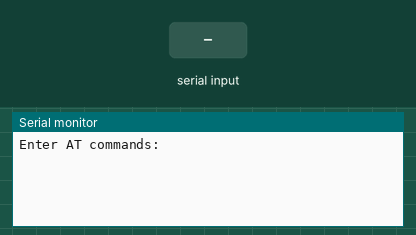
This sketch was run on a simulated Arduino Mega 2560, built with avr-gcc and run on an emulated ATmega2560. Parts: the last lines printed to the serial monitor. Inputs (shaded band) come from the test bench.

Above: at 1.2 s.
1.3 s: "1" received over the second serial link
At 2.4 s:
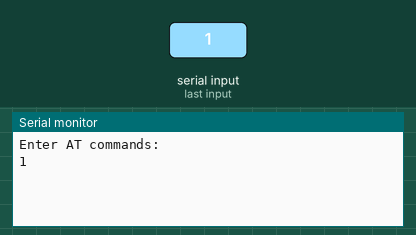
2.8 s: "0" received over the second serial link
At 3.5 s:
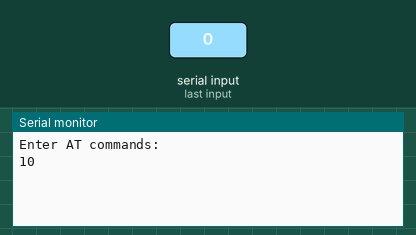

The sketch:

Prueba_1_BT.ino
```cpp
#include <SoftwareSerial.h>
extern HardwareSerial Serial2;

void setup() {

Serial.begin(9600);

Serial.println("Enter AT commands:");

Serial2.begin(115200);

}

void loop()

{

if (Serial2.available())

Serial.write(Serial2.read());

if (Serial.available())

Serial2.write(Serial.read());

}
```

Measured:
- after the input at 1.3 s, the serial monitor: prints a new line at once (image 1)
- after the input at 2.8 s, the serial monitor: prints a new line at once (image 2)
